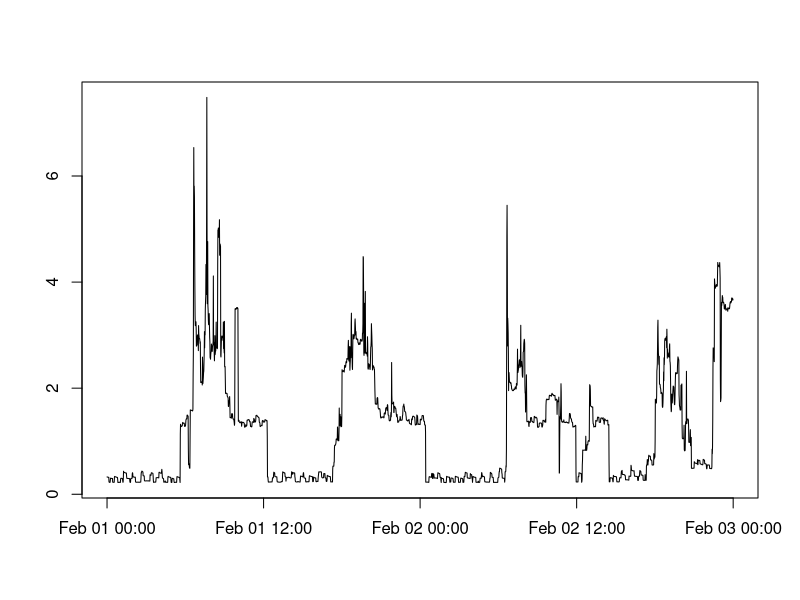

Source code (R):
# Assumes install.packages("data.table") and library(data.table)
# and that power_data has been created by "extract_data_february.R"
#
feb_power<-read.csv("power_data.txt", header=TRUE, sep=" ")
#
# Date and Time in feb_power are factors.
# Convert Date and Time to characters,
# paste(Date, Time) to form date/time strings
# use strptime to convert to date/time in r
#
feb_power$Date<-as.character(feb_power$Date)
feb_power$Time<-as.character(feb_power$Time)
feb_power$DT<-paste(feb_power$Date, feb_power$Time)
feb_power$DT<-strptime(feb_power$DT, "%Y-%m-%d %H:%M:%S")
#
# Plot 2 - Line graph of Global Active Power against time
png(filename = "plot2.png",
    	width = 480, height = 480, units = "px")
plot(feb_power$DT, feb_power$Global_active_power,
	type="n",
	xlab="",
	ylab=""
     )
lines(feb_power$DT, feb_power$Global_active_power,
	)
dev.off()